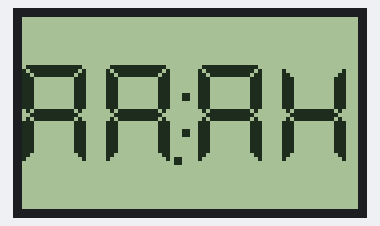
This program was run on a simulated ESP8266 board running MicroPython. On the bench: 84×48 one-colour display. Library files of the repository ran but are not shown: pcd8544.py. At 33.0 s the program stops and its outputs stay as they are.

Above: at 0.8 s.
At 6.7 s:
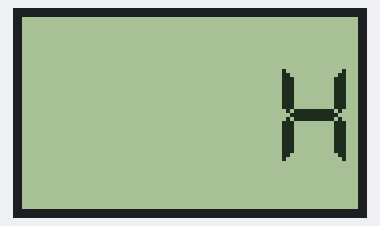
At 8.8 s:
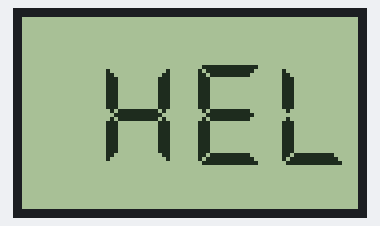
At 12.8 s:
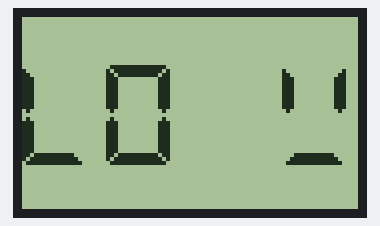
At 16.8 s:
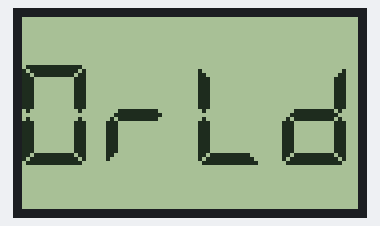
At 33.1 s:
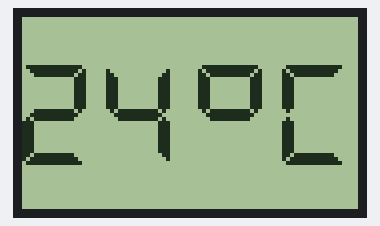

Measured:
- what the display in image 1 shows lasts 1.0 s, from 6.7 s to 7.7 s

The program:

nokia7seg_test.py
```python
# Emulating a TM1637 quad 7-segment display module on a Nokia 5110 display

# WeMos D1 Mini -- Nokia 5110 PCD8544 LCD
# D3 (GPIO0) ----- 0 RST
# D4 (GPIO2) ----- 1 CE
# D8 (GPIO15) ---- 2 DC
# D7 (GPIO13) ---- 3 Din
# D5 (GPIO14) ---- 4 Clk
# 3V3 ------------ 5 Vcc
# D6 (GPIO12) ---- 6 BL
# G -------------- 7 Gnd

from machine import Pin, SPI
import time
import pcd8544
import nokia7seg

spi = SPI(1)
spi.init(baudrate=8000000, polarity=0, phase=0)
cs = Pin(2)
dc = Pin(15)
rst = Pin(0)

# backlight on
bl = Pin(12, Pin.OUT, value=1)

lcd = pcd8544.PCD8544(spi, cs, dc, rst)
display = nokia7seg.Nokia7Seg(lcd)

# all LEDS on "8.8.:8.8."
display.write([255, 255, 255, 255])
display.colon(True)

# all LEDS off
display.write([0, 0, 0, 0])

# display "3.145"
display.write([207, 6, 102, 109])

# display "0123"
display.write([63, 6, 91, 79])
display.write(bytearray([63, 6, 91, 79]))

# display "4567"
display.write([102, 109, 125, 7])

# set middle two segments to "12", "4127"
display.write([6, 91], 1)

# set last segment to "9", "4129"
display.write([111], 3)

# walk through all possible LED combinations
for i in range(255):
	display.write([i, i | 0x80, i, i])

# show "AbCd"
display.write([119, 124, 57, 94])
display.show('abcd')

# show "COOL"
display.write([0b00111001, 0b00111111, 0b00111111, 0b00111000])
display.show('cool')

# converts a digit 0-0x0f to a byte representing a single segment
# use write() to render the byte on a single segment
display.encode_digit(0)
# 63

display.encode_digit(8)
# 127

display.encode_digit(0x0f)
# 113

# 15 or 0x0f generates a segment that can output a F character
display.encode_digit(15)
# 113

display.encode_digit(0x0f)
# 113

# used to convert a 1-4 length string to an array of segments
display.encode_string('   1')
# bytearray(b'\x00\x00\x00\x06')

display.encode_string('2   ')
# bytearray(b'[\x00\x00\x00')

display.encode_string('1234')
# bytearray(b'\x06[Of')

display.encode_string('-12-')
# bytearray(b'@\x06[@')

display.encode_string('cafe')
# bytearray(b'9wqy')

display.encode_string('CAFE')
# bytearray(b'9wqy')

display.encode_string('a')
# bytearray(b'w\x00\x00\x00')

display.encode_string('ab')
# bytearray(b'w|\x00\x00')

# used to convert a single character to a segment byte
display.encode_char('1')
# 6

display.encode_char('9')
# 111

display.encode_char('-')
# 64

display.encode_char('a')
# 119

display.encode_char('F')
# 113

# display "dEAd", "bEEF", "CAFE" and "bAbE"
display.hex(0xdead)
display.hex(0xbeef)
display.hex(0xcafe)
display.hex(0xbabe)

# show "  FF" (hex right aligned)
display.hex(0xff)

# show "   1" (numbers right aligned)
display.number(1)

# show "  12"
display.number(12)

# show " 123"
display.number(123)

# show "9999" capped at 9999
display.number(20000)

# show "  -1"
display.number(-1)

# show " -12"
display.number(-12)

# show "-123"
display.number(-123)

# show "-999" capped at -999
display.number(-1234)

# show "01:02"
display.numbers(1,2)

# show "-5:11"
display.numbers(-5,11)

# show "12:59"
display.numbers(12,59)

# Show Help
display.show('Help')
display.write(display.encode_string('Help'))

# Scroll Hello World from right to left
display.scroll('Hello World') # 4 fps
display.scroll('Hello World', 1000) # 1 fps

# Scroll all available characters
display.scroll(list(nokia7seg._SEGMENTS))

# show temperature '24*C'
display.temperature(24)
display.show('24*C')
```

nokia7seg.py
```python
"""
MicroPython Nokia 5110 7-segment PCD8544 84x48 LCD driver
https://github.com/mcauser/MicroPython-ESP8266-Nokia-5110-Quad-7-segment

MIT License
Copyright (c) 2016 Mike Causer

Permission is hereby granted, free of charge, to any person obtaining a copy
of this software and associated documentation files (the "Software"), to deal
in the Software without restriction, including without limitation the rights
to use, copy, modify, merge, publish, distribute, sublicense, and/or sell
copies of the Software, and to permit persons to whom the Software is
furnished to do so, subject to the following conditions:

The above copyright notice and this permission notice shall be included in all
copies or substantial portions of the Software.

THE SOFTWARE IS PROVIDED "AS IS", WITHOUT WARRANTY OF ANY KIND, EXPRESS OR
IMPLIED, INCLUDING BUT NOT LIMITED TO THE WARRANTIES OF MERCHANTABILITY,
FITNESS FOR A PARTICULAR PURPOSE AND NONINFRINGEMENT. IN NO EVENT SHALL THE
AUTHORS OR COPYRIGHT HOLDERS BE LIABLE FOR ANY CLAIM, DAMAGES OR OTHER
LIABILITY, WHETHER IN AN ACTION OF CONTRACT, TORT OR OTHERWISE, ARISING FROM,
OUT OF OR IN CONNECTION WITH THE SOFTWARE OR THE USE OR OTHER DEALINGS IN THE
SOFTWARE.
"""

# Emulating a TM1637 quad 7-segment display module on a Nokia 5110 display

import framebuf
from time import sleep_ms

# 0-9, a-z, blank, dash, star
_SEGMENTS = bytearray(b'\x3F\x06\x5B\x4F\x66\x6D\x7D\x07\x7F\x6F\x77\x7C\x39\x5E\x79\x71\x3D\x76\x06\x1E\x76\x38\x55\x54\x3F\x73\x67\x50\x6D\x78\x3E\x1C\x2A\x76\x6E\x5B\x00\x40\x63')

class Nokia7Seg:
	def __init__(self,lcd):
		self.lcd = lcd
		self.buf = bytearray((lcd.height // 8) * lcd.width)
		self.fbuf = framebuf.FrameBuffer(self.buf, lcd.width, lcd.height, framebuf.MVLSB)
		self.pos = 0
		self.clear()

	def _write_byte(self, b):
		x = self.pos * 21
		if self.pos >= 2:
		  x += 2
		y = 12
		# a segment
		self.fbuf.hline(x+1, y+0, 14, (b & 0x01))
		self.fbuf.hline(x+2, y+1, 12, (b & 0x01))
		self.fbuf.hline(x+3, y+2, 10, (b & 0x01))
		# b segment
		self.fbuf.vline(x+13, y+3, 8, (b & 0x02))
		self.fbuf.vline(x+14, y+2, 10, (b & 0x02))
		self.fbuf.vline(x+15, y+1, 10, (b & 0x02))
		# c segment
		self.fbuf.vline(x+13, y+14, 8, (b & 0x04))
		self.fbuf.vline(x+14, y+13, 10, (b & 0x04))
		self.fbuf.vline(x+15, y+14, 10, (b & 0x04))
		# d segment
		self.fbuf.hline(x+3, y+22, 10, (b & 0x08))
		self.fbuf.hline(x+2, y+23, 12, (b & 0x08))
		self.fbuf.hline(x+1, y+24, 14, (b & 0x08))
		# e segment
		self.fbuf.vline(x+0, y+14, 10, (b & 0x10))
		self.fbuf.vline(x+1, y+13, 10, (b & 0x10))
		self.fbuf.vline(x+2, y+14, 8, (b & 0x10))
		# f segment
		self.fbuf.vline(x+0, y+1, 10, (b & 0x20))
		self.fbuf.vline(x+1, y+2, 10, (b & 0x20))
		self.fbuf.vline(x+2, y+3, 8, (b & 0x20))
		# g segment
		self.fbuf.hline(x+3, y+11, 10, (b & 0x40))
		self.fbuf.hline(x+2, y+12, 12, (b & 0x40))
		self.fbuf.hline(x+3, y+13, 10, (b & 0x40))
		# dot segment
		self.fbuf.fill_rect(x+17, y+23, 2, 2, (b & 0x80))
		self.pos += 1
		self._draw()

	def _draw(self):
		self.lcd.data(self.buf)

	def clear(self, color=0):
		"""Fill the display with off pixels"""
		self.fbuf.fill(color)
		self._draw()

	def colon(self, on=True):
		"""Display a colon between the 2nd and 3rd segments"""
		# colon top square
		self.fbuf.fill_rect(40, 19, 2, 2, (1 if on else 0))
		# colon bottom square
		self.fbuf.fill_rect(40, 28, 2, 2, (1 if on else 0))
		self._draw()

	def write(self, segments, pos=0):
		"""Display up to 4 segments moving right from a given position.
		The MSB in the 2nd segment controls the colon between the 2nd
		and 3rd segments."""
		if not 0 <= pos <= 3:
			raise ValueError("Position out of range")

		self.pos = pos

		for seg in segments:
			self._write_byte(seg)

	def encode_digit(self, digit):
		"""Convert a character 0-9, a-f to a segment."""
		return _SEGMENTS[digit & 0x0f]

	def encode_string(self, string):
		"""Convert an up to 4 character length string containing 0-9, a-z,
		space, dash, star to an array of segments, matching the length of the
		source string."""
		segments = bytearray(len(string))
		for i in range(len(string)):
			segments[i] = self.encode_char(string[i])
		return segments

	def encode_char(self, char):
		"""Convert a character 0-9, a-z, space, dash or star to a segment."""
		o = ord(char)
		if o == 32:
			return _SEGMENTS[36] # space
		if o == 42:
			return _SEGMENTS[38] # star/degrees
		if o == 45:
			return _SEGMENTS[37] # dash
		if o >= 65 and o <= 90:
			return _SEGMENTS[o-55] # uppercase A-Z
		if o >= 97 and o <= 122:
			return _SEGMENTS[o-87] # lowercase a-z
		if o >= 48 and o <= 57:
			return _SEGMENTS[o-48] # 0-9
		raise ValueError("Character out of range: {:d} '{:s}'".format(o, chr(o)))

	def hex(self, val):
		"""Display a hex value 0x0000 through 0xffff, right aligned."""
		string = '{:04x}'.format(val & 0xffff)
		self.write(self.encode_string(string))

	def number(self, num):
		"""Display a numeric value -999 through 9999, right aligned."""
		# limit to range -999 to 9999
		num = max(-999, min(num, 9999))
		string = '{0: >4d}'.format(num)
		self.write(self.encode_string(string))

	def numbers(self, num1, num2, colon=True):
		"""Display two numeric values -9 through 99, with leading zeros
		and separated by a colon."""
		num1 = max(-9, min(num1, 99))
		num2 = max(-9, min(num2, 99))
		segments = self.encode_string('{0:0>2d}{1:0>2d}'.format(num1, num2))
		self.write(segments)
		self.colon(colon)

	def temperature(self, num):
		if num < -9:
			self.show('lo') # low
		elif num > 99:
			self.show('hi') # high
		else:
			string = '{0: >2d}'.format(num)
			self.write(self.encode_string(string))
		self.write([_SEGMENTS[38], _SEGMENTS[12]], 2) # degrees C

	def show(self, string, colon=False):
		segments = self.encode_string(string)
		self.write(segments[:4])
		self.colon(colon)

	def scroll(self, string, delay=250):
		segments = string if isinstance(string, list) else self.encode_string(string)
		data = [0] * 8
		data[4:0] = list(segments)
		for i in range(len(segments) + 5):
			self.write(data[0+i:4+i])
			sleep_ms(delay)
```
